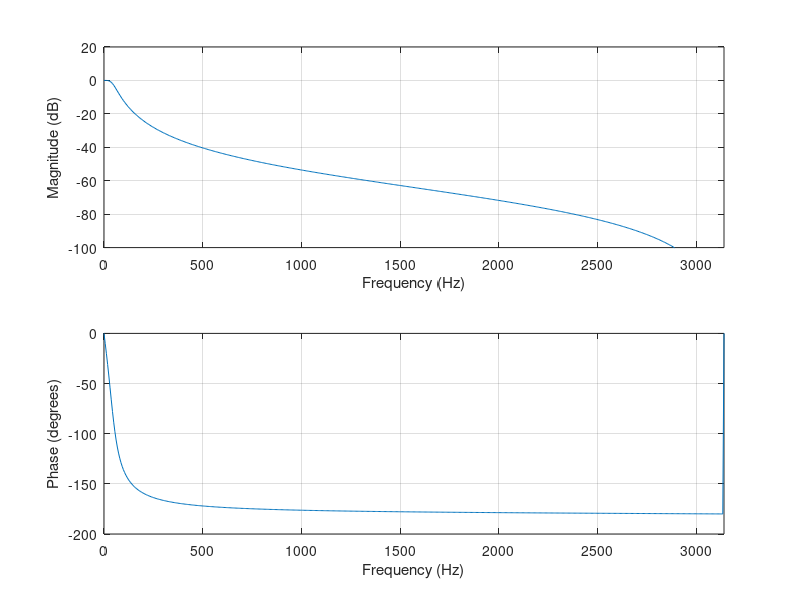
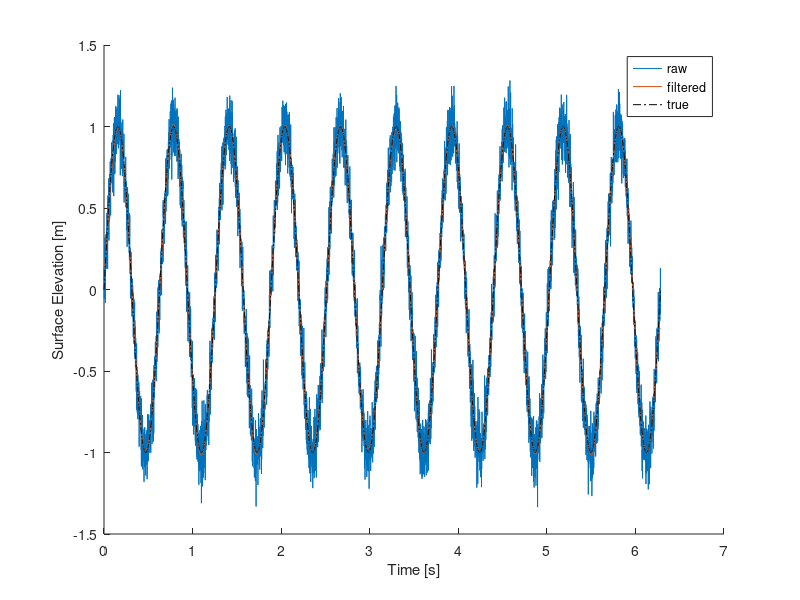

MATLAB code to generate these figures, in order:
%% Bode Plot Example - OCE2901
% By: Braidan Duffy
% Date Created: 2023-02-07
% Last Revision: 2023-02-07

clear all; close all; clf;

fc = 50; % Cut-off frequency
fs = 6283; % Sample frequency

[b, a] = butter(2, fc/(fs/2)); % Butterworth of order 6

freqz(b, a, [], fs); % Bode Plot
subplot(2,1,1)
ylim([-100, 20])

x = 0:0.001:2*pi;
data_in = sin(10*x) + randn(size(x))*0.1;
data_out = filtfilt(b, a, data_in);

figure
hold on
plot(x, data_in)
plot(x, data_out)
plot(x, sin(10*x), 'color', 'k', 'linestyle', '-.')
legend("raw", "filtered", "true")
xlabel("Time [s]")
ylabel("Surface Elevation [m]")
hold off